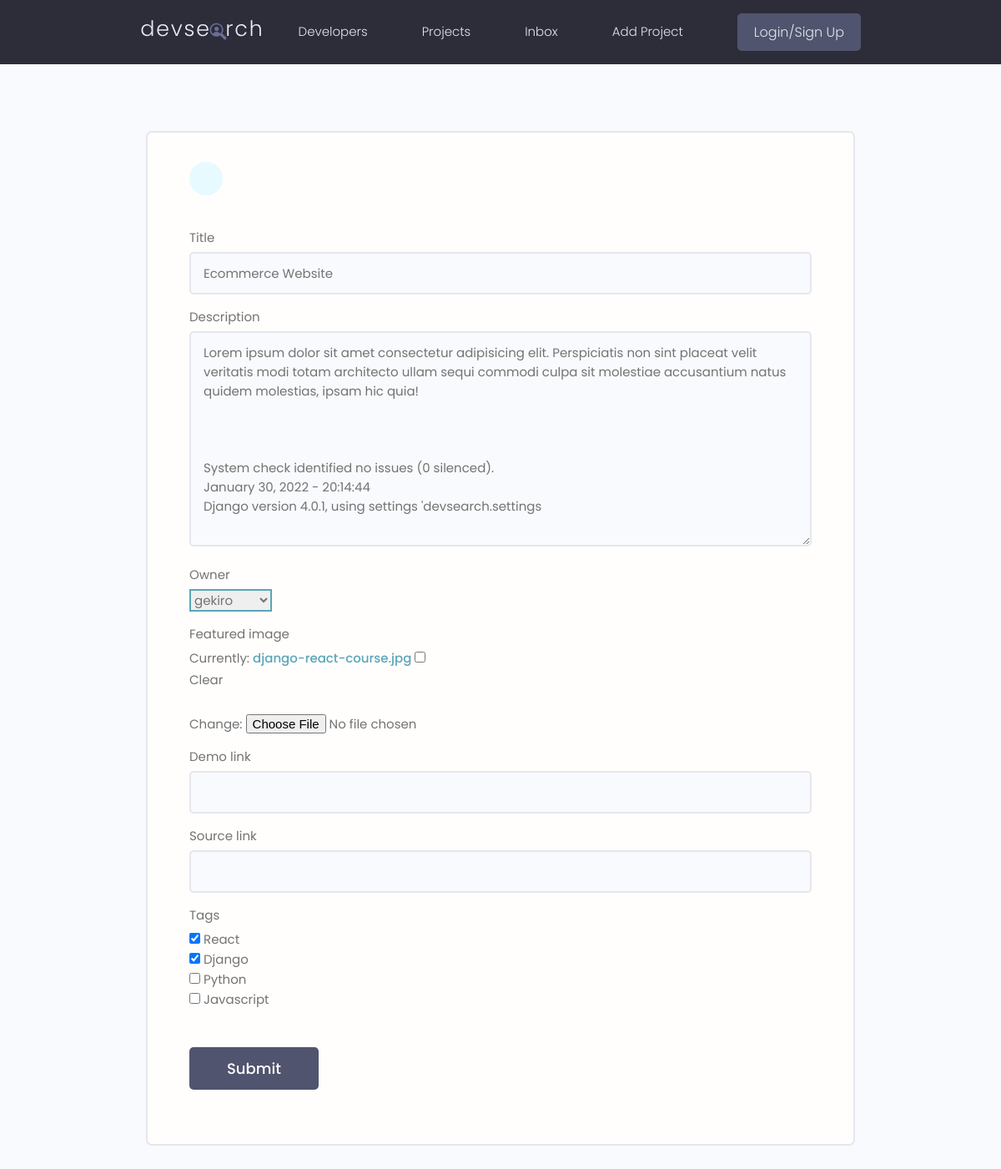
The app's page /projects/update-project/e0b658a14d4e4910b661eca0708e7fdf with its own data.
### projects/models.py (models this page shows, shortened)
class Project(models.Model):
    owner = models.ForeignKey(Profile, null=True, blank=True, on_delete=models.SET_NULL)
    title = models.CharField(max_length=200)
    description = models.TextField(null=True, blank=True)
    featured_image = models.ImageField(null=True, blank=True, default='default.jpg')
    demo_link = models.CharField(max_length=2000, null=True, blank=True)
    source_link = models.CharField(max_length=2000, null=True, blank=True)
    tags = models.ManyToManyField('Tag', blank=True)
    vote_total = models.IntegerField(default=0, null=True, blank=True)
    vote_ratio = models.IntegerField(default=0, null=True, blank=True)
    created = models.DateTimeField(auto_now_add=True)
    id = models.UUIDField(default=uuid.uuid4, unique=True,
                          primary_key=True, editable=False)

### projects/views.py (the view)
# urls.py: path('update-project/<str:pk>', views.updateProject, name='update-project'),
def updateProject(request, pk):
    project = Project.objects.get(id=pk)
    form = ProjectForm(instance=project)
    if request.method == 'POST':
        form = ProjectForm(request.POST, request.FILES, instance=project)
        if form.is_valid():
            form.save()
            return redirect('projects')
    context = {'form': form}
    return render(request, 'projects/project_form.html', context)

### projects/forms.py
class ProjectForm(ModelForm):
    class Meta:
        model = Project
        fields = ['title', 'description','owner', 'featured_image',
                  'demo_link', 'source_link', 'tags']
        widgets = {
            'tags': forms.CheckboxSelectMultiple(),
        }
    def __init__(self, *args, **kwargs):
        super(ProjectForm, self).__init__(*args, **kwargs)
        for name, field in self.fields.items():
            field.widget.attrs.update({'class':'input'})

### projects/models.py (called while the page is built)
    def __str__(self) -> str:
        return self.name

### users/models.py (called while the page is built)
    def __str__(self) -> str:
        return str(self.username)

### projects/templates/projects/project_form.html (shortened to what this page needs)
{% extends 'main.html' %}
{% block content %}
 <main class="formPage my-xl">
    <div class="content-box">
        <div class="formWrapper">
            <a class="backButton" href="#"></a>
            <br>
            <form class="form" method="POST" enctype="multipart/form-data">
                {% for field in form %}
                <div class="form__field">
                    <label for="formInput#text">{{field.label}} </label>
                    {{ field }}
                </div>
                {% endfor %}
                <input class="btn btn--sub btn--lg  my-md" type="submit" value="Submit" />
            </form>
        </div>
    </div>
</main>
{% endblock %}

### static/styles/app.css (style rules this page uses)
:root { --color-sub: #2d2d39; }
.btn--sub { background-color: var(--color-sub-light); }
.content-box { width: 95%; max-width: 85rem; margin: 0 auto; }
.backButton { background: var(--color-main-light); color: var(--color-main); width: 4rem; height: 4rem; display: flex; align-items: center; justify-content: center; border-radius: 50%; }
.formPage .formWrapper { list-style: none; background: var(--color-white); padding: 3.5rem 5rem; border: 2px solid var(--color-light); border-radius: 0.7rem; }

### static/uikit/styles/modules/_variables.css (style rules this page uses)
:root { --color-main: #5aa5b9; --color-main-light: #e6faff; --color-sub: #3f4156; --color-sub-light: #51546e; --color-sub-lighter: #ededfd; --color-text: #737373; --color-gray: #8b8b8b; --color-light: #e5e7eb; --color-light-gray: #767676; --color-bg: #f8fafd; --color-white: #fffefd; --color-white-light: #f3f3f3; --color-success: #359e64; --color-success-bg: #def8e8; --color-error: #fc4b0b; --color-error-bg: #fff2ee; --font-base: 'Poppins', arial, helvetica, 'Segoe UI', roboto, ubuntu, sans-serif; --font-monospace: 'Fira Code', 'Courier New', courier, monospace; --font-regular: 300; --font-medium: 500; --font-bold: 700; --generic-shadow: 1px 1px 5px #00000010; --generic-transition: all 0.3s ease-in-out; }

### static/uikit/styles/modules/_base.css (style rules this page uses)
* { margin: 0; padding: 0; box-sizing: border-box; text-rendering: optimizeLegibility; color: inherit; font-size: inherit; }
html { font-size: 50%; }
@media only screen and (min-width: 480px) { html { font-size: 56.25%; } }
@media only screen and (min-width: 1200px) { html { font-size: 62.5%; } }
body { line-height: 1.6; font-weight: 400; font-size: 1.5rem; color: var(--color-text); background-color: var(--color-bg); min-height: 100vh; }

### static/uikit/styles/modules/_typography.css (style rules this page uses)
* { font-family: var(--font-base); }
a { padding-bottom: 2px; text-decoration: none; display: inline-block; color: var(--color-main); font-weight: var(--font-medium); }

### static/uikit/styles/modules/_utilities.css (style rules this page uses)
.my-md { margin: 3rem auto; }
.my-xl { margin: 8rem auto; }

### static/uikit/styles/modules/_button.css (style rules this page uses)
.btn { display: inline-block; position: relative; cursor: pointer; background-color: var(--color-light); font-weight: var(--font-medium); color: var(--color-sub); text-decoration: none; padding: 1rem 2rem; border-radius: 0.5rem; border: none; width: -webkit-fit-content; width: -moz-fit-content; width: fit-content; height: -webkit-fit-content; height: -moz-fit-content; height: fit-content; font-size: 1.6rem; outline-width: 0; outline-color: transparent; -webkit-backface-visibility: hidden; backface-visibility: hidden; transition: all 0.3s ease-in-out; }
.btn--sub { background-color: var(--color-sub); color: var(--color-white); }
.btn--lg { font-size: 1.8rem; padding: 1.2rem 4.5rem; }

### static/uikit/styles/modules/_form.css (style rules this page uses)
.form { display: block; }
.form__field { margin-top: 1.5rem; margin-bottom: 1.5rem; }
.form__label, .form__field > label { display: block; margin-bottom: 0.5rem; color: var(--color-text); }
input.input[type='text'], input.input[type='email'], input.input[type='password'], input.input[type='number'], textarea.input { min-width: 24rem; width: 100%; padding: 1.2rem 1.5rem; border-radius: 0.5rem; border: 2px solid var(--color-light); transition: all 0.3s ease-in-out; background-color: var(--color-bg); }
input.input[type='text']:focus, input.input[type='email']:focus, input.input[type='password']:focus, input.input[type='number']:focus, input.input[type='text']:active, input.input[type='email']:active, input.input[type='password']:active, input.input[type='number']:active, select.input, textarea.input:focus, textarea.input:active { outline: none; border: 2px solid var(--color-main); }

### records on screen
Project: form "Ecommerce Website" "Lorem ipsum dolor sit amet consectetur adipisicing elit. Perspiciatis non sint placeat velit veritatis modi totam architecto ullam sequi commodi culpa sit molestiae accusantium natus quidem molestias, ipsam hic quia! System check identified no issues (0 silenced). January 30, 2022 - 20:14:44 Django version 4.0.1, using settings 'devsearch.settings" "gekiro"

### other values on screen
{{ field.label }} "Title" "Description" "Owner" "Featured image" "Demo link" "Source link" "Tags"
